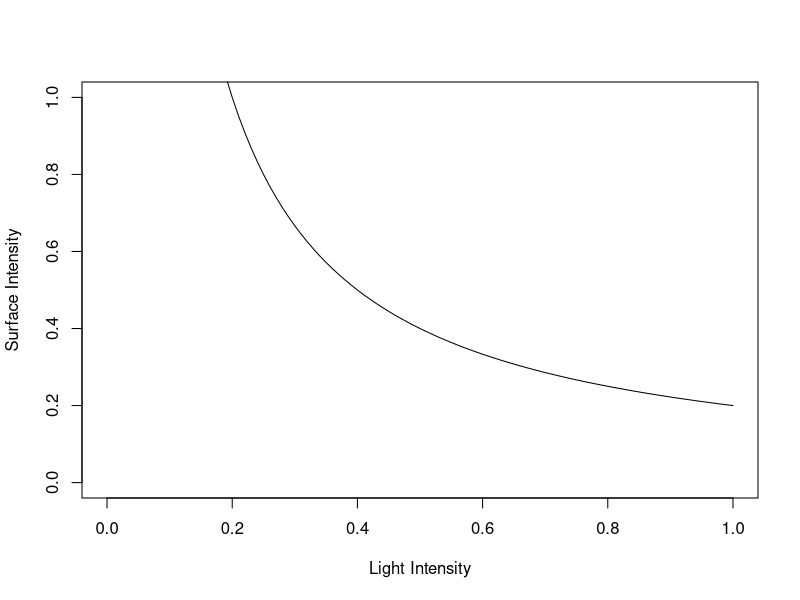
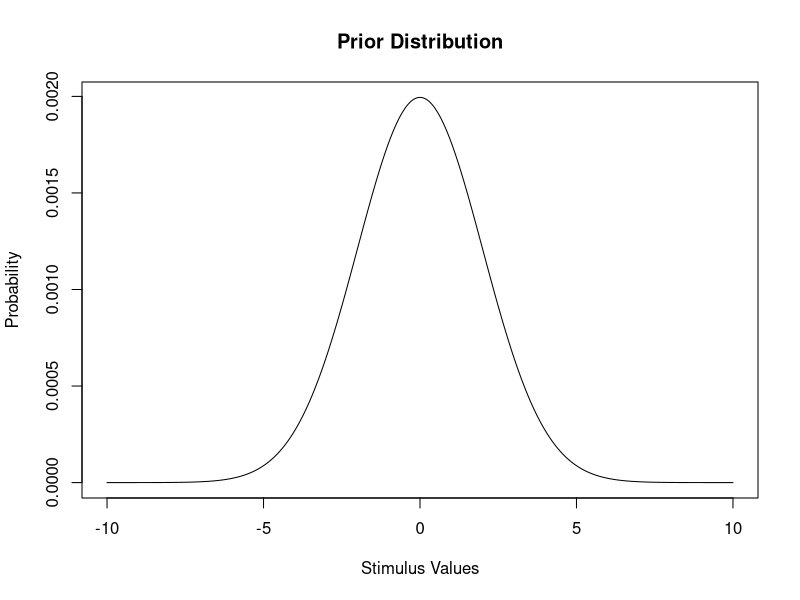
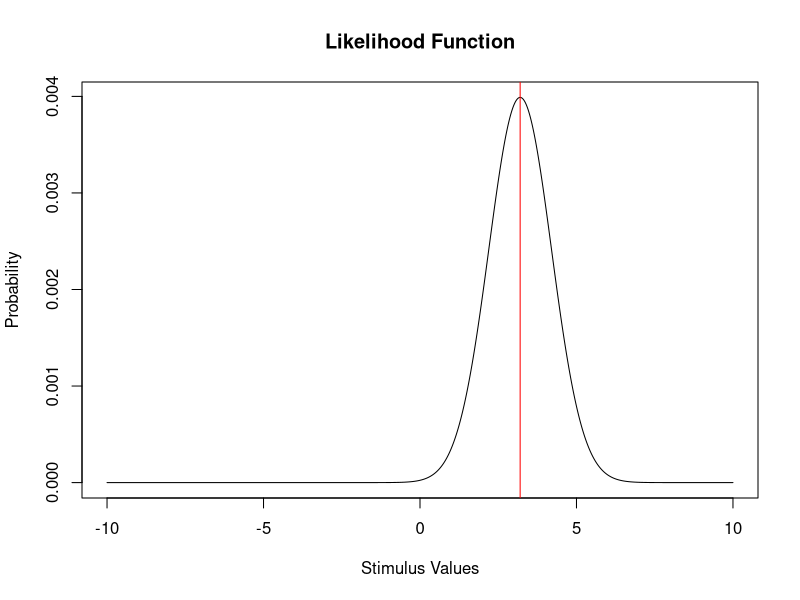
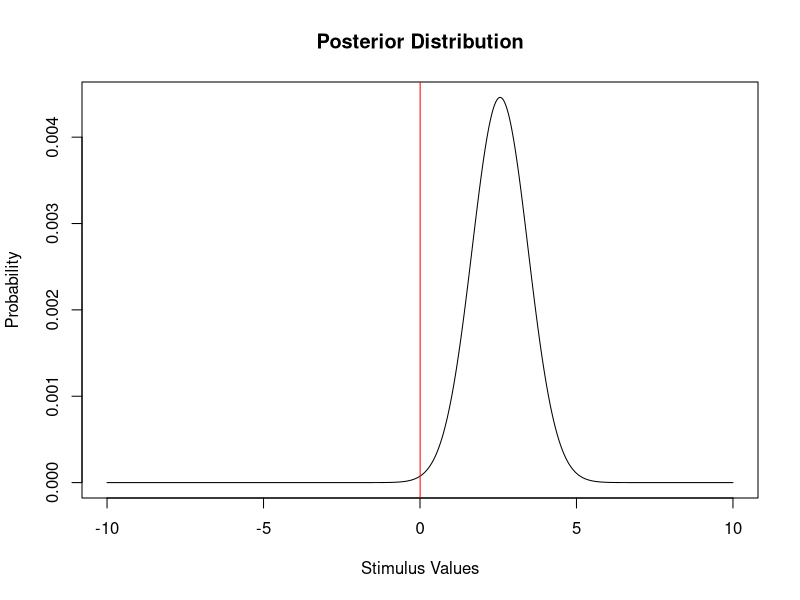
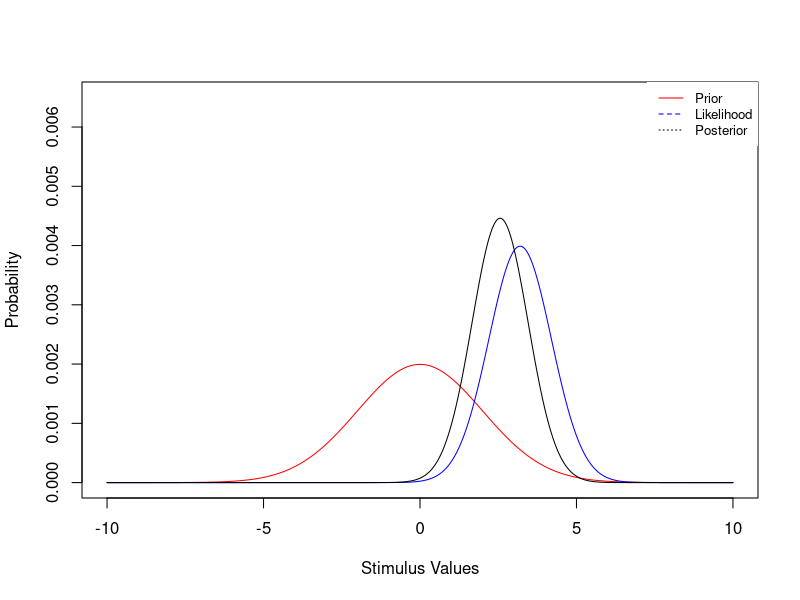
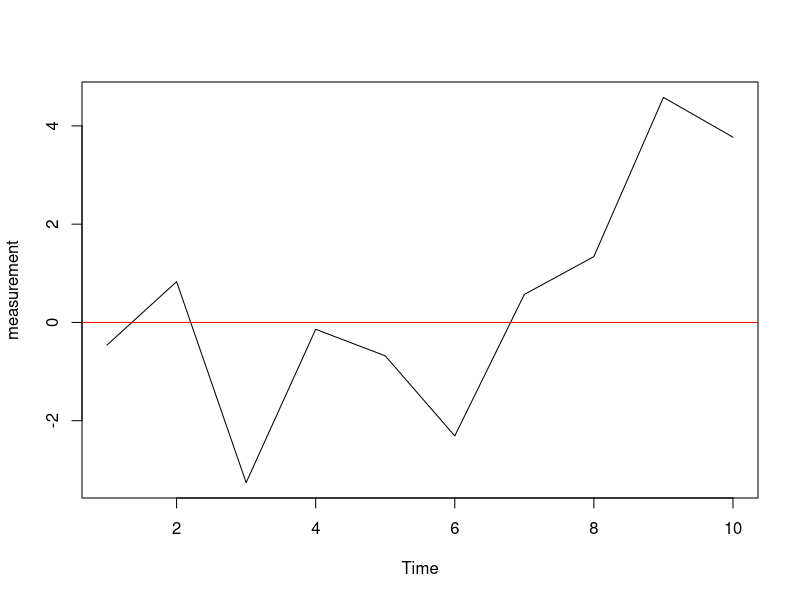
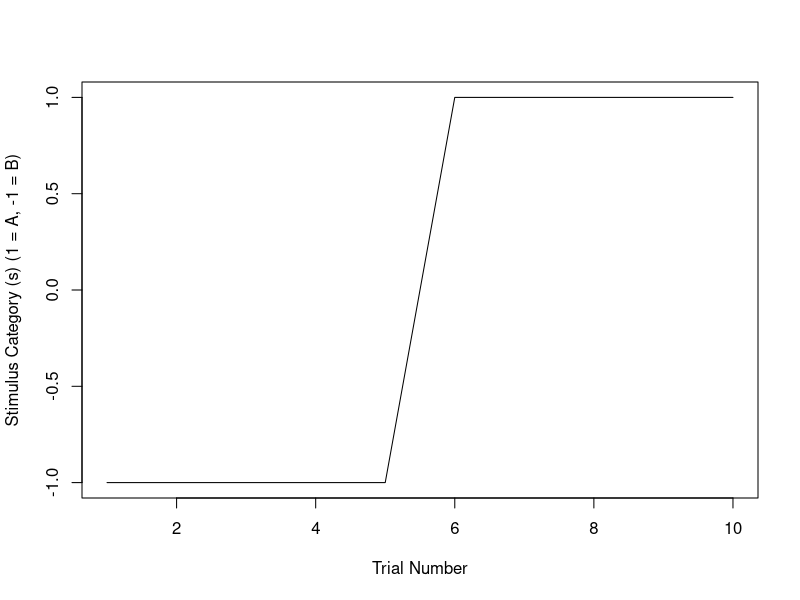
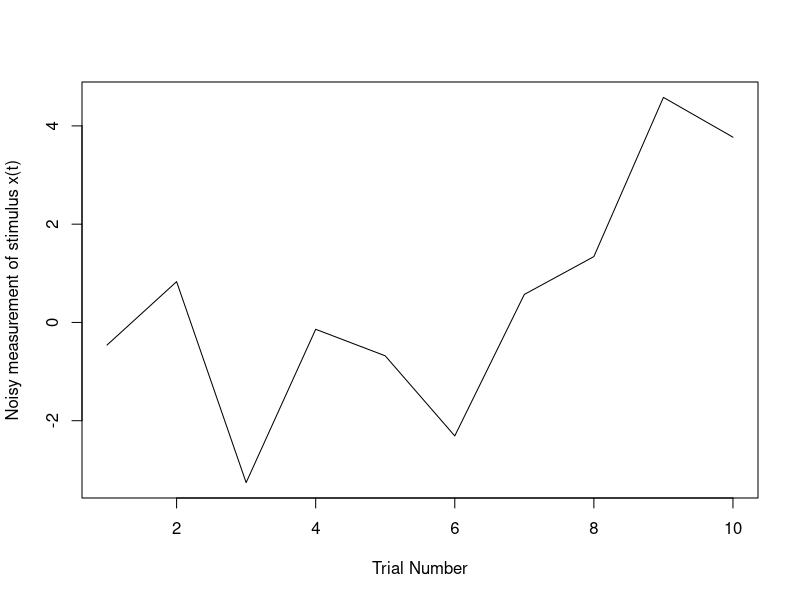

Write R code to recreate these figures, in order.
## ---- chunk 1
library(tidyverse)
## ---- chunk 2

## Retinalintensity = surfaceshade / lightintensity
retinal.intensity <- 0.2

## If retinal intensity remains constant go through all combinations
## of light intensity which could have produced this retinal intensity
light.intensity.space <- seq(0.01, 1, 0.01)

## Surface intensity space 
surface.intensity.space <- retinal.intensity / light.intensity.space

## Plot the light intensity vs surface intensity Likelihood space 
## This is the correct plot: checked the answers 
plot(light.intensity.space, surface.intensity.space, type = "l",
     xlab = "Light Intensity", ylab = "Surface Intensity",
     xlim = c(0, 1), ylim = c(0,1))

## Strong prior that the light intensity was between 0.2 and 0.4 and nothing else 
## Draw this on a plot - should be a uniform distribution between 0.2 and 0.4

## ---- chunk 3

stimulus <- seq(from = -10, to = 10, by = 0.01)

## Prior distribution - get the density of a gaussian (normal) distribution 
prior <- dnorm(stimulus, mean = 0, sd = 2)
prior <- prior /sum(prior)

xt <- 3.2 # observation 

## Likelihood is the uncertianty around the measurement, x(t)
## Probability density at a particular value of xt (holding the observation constant)
## and getting the probability for each stimulus value, under the hypothesis of mean, xt
likelihood <- dnorm(stimulus, mean = xt, sd = 1)
likelihood <- likelihood / sum(likelihood)

## Posterior 
posterior <- prior * likelihood
posterior <- posterior / sum(posterior)
MAP <- max(posterior)

## Plot the prior distribution 
plot(stimulus, prior, 
     type = "l", 
     ylab = "Probability", xlab = "Stimulus Values",
     main =  "Prior Distribution")

## Plot the likelihood function 
plot(stimulus, likelihood, 
     type = "l", 
     ylab = "Probability", xlab = "Stimulus Values",
     main =  "Likelihood Function")
abline(v =  xt, col = "red")

## Plot the posterior distribution 
plot(stimulus, posterior,
     type = "l", 
     ylab = "Probability", xlab = "Stimulus Values",
     main =  "Posterior Distribution")
abline(v =  MAP, col = "red")

## Plot them all on the same graph - notice how the likelihood is pulled
## by the prior, and that's where the posterior ends up 
plot(stimulus, prior, 
     type = "l", 
     ylab = "Probability", xlab = "Stimulus Values",
     col = "red",
     main =  "", ylim = c(0, 0.0065))
lines(stimulus, likelihood, col = "blue")
lines(stimulus, posterior, col = "black")
legend("topright", legend = c("Prior", "Likelihood", "Posterior"),
       col = c("red", "blue", "black"), lty = 1:3, cex = 0.8,
       box.col = NA)

  
## ---- chunk 4

## Setup experiment parameters 
s <- c(-1, -1, -1, -1, -1, 1, 1, 1, 1, 1) # change point occurs at 5-6 boundary 

sigma <- 1 ## change later 

## These are the noisy observations 
#xt <- rnorm(10, mean = s, sd = 1)
xt <- c(-0.46, 0.83, -3.26, -0.14, -0.68, -2.31, 0.57, 1.34, 4.58, 3.77) ## used in the paper 

# The trials that we are iterating over 
t.change <- seq(1, 10)

## Plot values of the stimulus along with each iteration of change points 
plot(t.change, xt, type = "l", xlab = "Time", ylab = "measurement")
abline(a = 0, b = 0, col = "red")

## Posterior probability calculation 
posterior.ch <- rep(NA, length(xt))

## Posterior calculation we are iterating over possible change point hypotheses 
## so we are evaluating whether a change point occured at 1:T. 
for (t in 1:length(s)){
  posterior.ch[t] <- exp( 2  *  sum( xt[t:length(s)] ) ) 
}

## Normalise posterior so that it is between 0 and 1 by dividing by the sum 
posterior.ch <- posterior.ch/sum(posterior.ch)

## Stimulius category 
plot(1:length(xt), s,
     xlab = "Trial Number", ylab = "Stimulus Category (s) (1 = A, -1 = B)",
     type = "l")

## Noisy representation of stimulus category 
plot(1:length(xt), xt,
      xlab = "Trial Number", ylab = "Noisy measurement of stimulus x(t)",
     type = "l")

## Plot posterior probability of a change point at each theoretical value of tchange 
plot(1:length(xt), posterior.ch, 
     xlab = "Possiblity that a change point occured on trial t", ylab = "Posterior",
     type = "l")

## ---- chunk 5

sim.data <- function(tchange, sigma, time.scale){
  ## ---------------------------------------------------------------------------------------
  ## Description: this function simulates a dataset for a specific value of the following inputs:
  ## Inputs: 
  ## - tchange = the trial on which a change point occurs (numerical integer)
  ## - sigma = the noise you assume in the measurement (SD) (numerical)
  ## - time.scale = the number of trials. If this number is 10, then trials go from 1:10. (numerical)
  ## Ouput: 
  ## - data = simulated dataset in the form of a data frame which contains the inputs as columns and 
  ## the posterior probability of a change point, given the simulated data 
  ## ---------------------------------------------------------------------------------------
  
  data <- data.frame(
    time = seq(1, time.scale),
    change.point = rep(tchange, time.scale),
    stim = c(rep(-1, length(1:tchange)), rep(1, length((tchange+1) : time.scale)))
  )
  
  ## Generate noisy observations 
  data$obs <- rnorm(time.scale, mean = data$stim, sd = sigma)
  
  ## Generate posterior probability 
  data$post.prob <- NA
  
  ## Posterior probability updating - each iteration of this loop is saying: "what is the posterior probabiliy
  ## that a change point occured on trial t, if I look at the observations from t = the value in the loop to 
  ## the last trial I saw 
  for (t in 1:time.scale){
    data$post.prob[t] <- exp(2 * sum(data$obs[t:time.scale]) )
  }
  
  ## Perform normalisation by dividing by the sum 
  data$post.prob <- data$post.prob / sum(data$post.prob)
  
  ## Convert to tibble for fun. 
  data <- as_tibble(data)

  return(data)
}


## todo(CVH): insert parameters here 

## Created nested datasets to feed into the simulation 
sim <- as_tibble(expand.grid(
  tchange = 1:9, ## the trial on which there is a change point 
  sigma = 1:3 ## noise parameter
))

## Run function 
sim <- sim %>% 
  mutate(
    data = map(tchange, sim.data, sigma, 10)
  ) 
sim$simNo <- as.factor(1:dim(sim)[1])

## At the moment we have data nested in a line of a tibble (for matlab users, this is like a cell array)
## We want to get rid of this nesting structure, so we will perform an unnesting of it 
## If you want to have a look at before vs after, just type "sim" in the console before you run this line, and after 
sim <- sim %>%
  unnest(data) 

## Note: posterior probability will be same for trials in each simNo because it's the max 
## of ALL of the post.prob values for a single simulation - yeah, it's redundant, but who cares, it means 
## it fits in the same data frame so whatever! 

## MAP stands for maximum-a-posteriori and is just the highest value of the posterior; that is, the value of 
## tchange with the highest probability. We would expect that given we simulated the data with change points on 
## particular trials, the MAP for each dataset would occur around the value of tchange that we simulated the change 
## point to be from. I.e. if a change point occured at trial 5, the posterior should peak (be at a maximum) around trial 5.
sim <- sim %>% 
  group_by(simNo) %>%
  mutate(
    MAP = max(post.prob), ## maximum value of posterior (MAP estimate)
    pred.change.point = which(post.prob == MAP)-1, ## figure out which trial the MAP occured on (infer where the model thinks a change point occured)
  )

## TODO(CVH): you were up to here 
## If the model and the actual change point where we simulated match, the values of change.point and pred.change.point should match
sim$correct <- sim$change.point == sim$pred.change.point

## Calculate proportion correct 
sim %>% 
  group_by(change.point, sigma) %>% 
  mutate(
    prop.correct = length(sim$correct)
  )

sim$simNo 
## ---- chunk 6

## ------- Plot the posterior probability over change points -------------
## Below, each facet of the plot is the trial we simulated a change point over 
## If you would prefer a smoothed line, you can comment the geom_line() line and 
## uncomment the geom_smooth() line. I have used some colourblind palettes below, 
## but keep in mind R libraries for colourblind palettes are also available (google)

# http://www.cookbook-r.com/Graphs/Colors_(ggplot2)/ (this is where I got these palettes from)
## Palette with grey 
cbPalette <- c("#999999", "#E69F00", "#56B4E9", "#009E73", "#F0E442", "#0072B2", "#D55E00", "#CC79A7")
# The palette with black:
cbbPalette <- c("#000000", "#E69F00", "#56B4E9", "#009E73", "#F0E442", "#0072B2", "#D55E00", "#CC79A7")
  
## Plot simulations for each noise level 
sim %>% 
  ggplot(., aes(x = time, y = post.prob, group = as.factor(simNo))) + 
  geom_line(aes(x = time, y = post.prob, group = simNo, colour = as.factor(sigma))) + 
  #geom_smooth(aes(y = post.prob, group = simNo, colour = as.factor(sigma)), se = FALSE, size = 0.5) +
  facet_wrap(~change.point) +  ## we want a separate panel for change point we generated data from 
  ## Legend settings: if you want to read more about legends: https://ggplot2-book.org/guides.html (Danielle Navarro wrote this)
  scale_colour_manual(
    name = "Noise",
    values = cbbPalette[2:4], 
  ) + 
  xlab("Trial Number") + ylab("Posterior Probability \n of a Change Point") 
  

## Plot the stimulus distribution we simulated from - you will see exactly when the change point occured here
sim %>% 
  ggplot(., aes(x = time, y = stim, group = as.factor(simNo))) + 
  geom_line(aes(x = time, y = stim, group = simNo, colour = as.factor(sigma))) + 
  #geom_smooth(aes(y = post.prob, group = simNo, colour = as.factor(sigma)), se = FALSE, size = 0.5) +
  facet_wrap(~change.point) +  ## we want a separate panel for change point we generated data from 
  ## Legend settings: if you want to read more about legends: https://ggplot2-book.org/guides.html (Danielle Navarro wrote this)
  scale_colour_manual(
    name = "Noise",
    values = cbbPalette[2:4], 
  ) + 
  xlab("Trial Number") + ylab("Stimulus (+ = Category A, - = Stimulus B)") 
  
## It might also be cool to plot the observed sequence, you can then eyeball it to sanity check
## You should hopefully observe that when the distribution changes, so does the posterior estimate of 
## the change point trial - however, given we are drawing from a normal distribution, this is not trivial! 
## If you look at the plot you can see it's tricky to know when a change point occured. 
sim %>% 
  ggplot(., aes(x = time, y = obs, group = as.factor(simNo))) + 
  geom_line(aes(x = time, y = obs, group = simNo, colour = as.factor(sigma))) + 
  #geom_smooth(aes(y = post.prob, group = simNo, colour = as.factor(sigma)), se = FALSE, size = 0.5) +
  facet_wrap(~change.point) +  ## we want a separate panel for change point we generated data from 
  ## Legend settings: if you want to read more about legends: https://ggplot2-book.org/guides.html (Danielle Navarro wrote this)
  scale_colour_manual(
    name = "Noise",
    values = cbbPalette[2:4], 
  ) + 
  xlab("Trial Number") + ylab("Observations (+ = Category A, - = Stimulus B)") 
         
